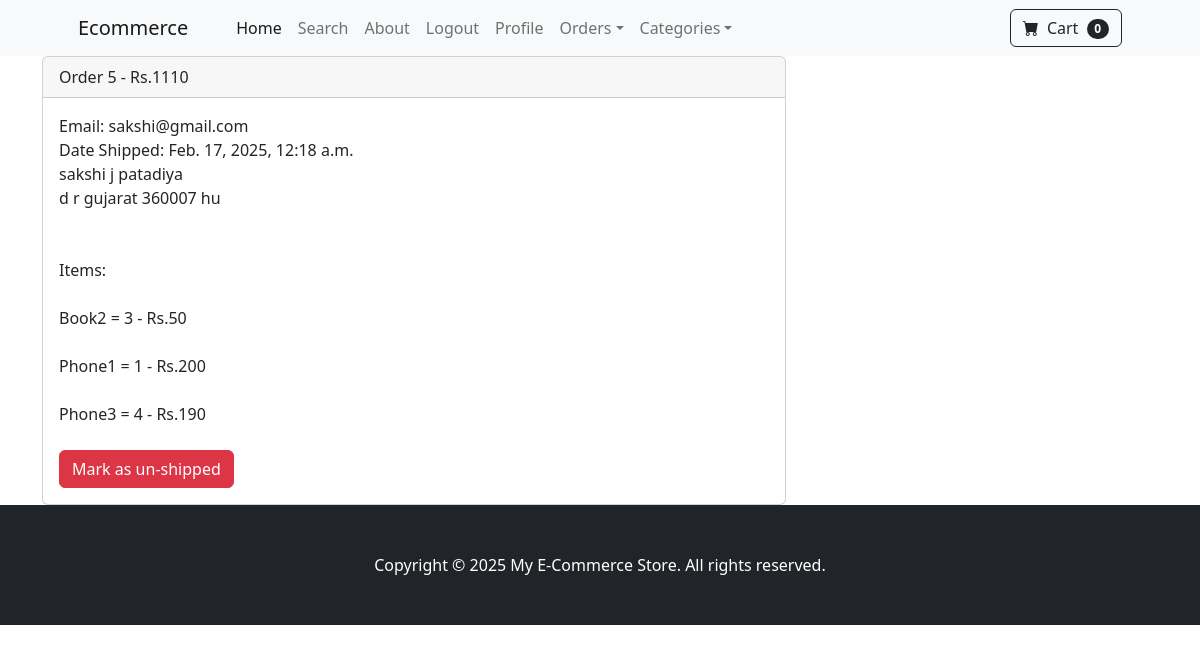
The page /payment/orders/5 (signed in) on the database its author committed.
### payment/models.py (models this page shows, shortened)
class Order(models.Model):
    user = models.ForeignKey(User, on_delete=models.CASCADE,null=True,blank=True)
    full_name = models.CharField(max_length=250)
    email = models.EmailField(max_length=250)
    shipping_address = models.TextField(max_length=1500)
    amount_paid = models.IntegerField()
    date_ordered = models.DateTimeField(auto_now_add=True)
    shipped = models. BooleanField(default=False)
    date_shipped = models.DateTimeField(blank=True,null=True)

class OrderItem (models.Model):
    order = models.ForeignKey(Order, on_delete=models.CASCADE,null=True)
    product = models.ForeignKey(Product, on_delete=models.CASCADE,null=True)
    user = models.ForeignKey(User, on_delete=models.CASCADE,null=True,blank=True)
    quantity = models.PositiveBigIntegerField(default=1)
    price = models.IntegerField()

### home/models.py (models this page shows)
class Product(models.Model):
    name = models.CharField(max_length=100)
    price = models.BigIntegerField(default=0)
    category = models.ForeignKey(Category, on_delete=models.CASCADE, default=1)
    description = models.CharField(max_length=250, default='', blank=True, null=True)
    image = models.ImageField(upload_to='uploads/products')
    on_sale = models.BooleanField(default=False)
    sale_price = models.BigIntegerField(default=0)
    def __str__(self):
        return self.name

### payment/views.py (the view, shortened to what this page needs)
# urls.py: path('orders/<int:pk>',views.orders,name="orders"),
def orders(request,pk):
    if request.user.is_authenticated and request.user.is_superuser:
        order=Order.objects.get(id=pk)
        items = OrderItem.objects.filter(order=pk)
        return render(request,"orders.html",{"order":order,"items":items})
    else:
        messages.success(request, 'Access Denied')
        return redirect('index')

### cart/cart.py (called while the page is built)
    def __len__(self):
        return len(self.cart)

### cart/context_processors.py (called while the page is built)
def cart(request):
    return {'cart':Cart(request)}

### payment/templates/orders.html (shortened to what this page needs)
{% extends 'base.html' %}
{% block content %}
<div class="container">
    <div class="row">
        <centre>
                <div class="col-8">
                    <div class="card">
                        <div class="card-header">
                          Order {{ order.id }} - Rs.{{ order.amount_paid }}
                        </div>
                        <div class="card-body">
                          Email: {{ order.email }}
                          <br>
                          {% if order.date_shipped %}
                            Date Shipped: {{ order.date_shipped }}
                          {% else %}
                            Date Ordered: {{ order.date_ordered }}
                          {% endif %}
                          <br>
                          {{ order.full_name }}
                          <br>
                          {{ order.shipping_address }}
                          <br><br><br>
                          Items:
                          <br><br>
                          {% for item in items %}
                            {{ item.product }} = {{ item.quantity }} - Rs.{{ item.price }}
                            <br><br>
                          {% endfor %}
                          {% if not order.shipped %}
                            <form method="POST" >
                                {% csrf_token %}
                                <input type="hidden" name="shipping_status" value="true">
                                <button type="submit" class="btn btn-secondary">Mark as shipped</button>
                            </form>
                          {% else %}
                            <form method="POST" >
                                <button type="submit" class="btn btn-danger">Mark as un-shipped</button>
                            </form>
                          {% endif %}
                        </div>
                      </div>
                </div>
        </centre>
    </div>
</div>
{% endblock %}

### rows shown on the page
Order: id "5", amount_paid "1110", email "sakshi@gmail.com", date_shipped "Feb. 17, 2025, 12:18 a.m.", full_name "sakshi j patadiya", shipping_address "d r gujarat 360007 hu"
OrderItem: product "Book2", quantity "3", price "50"
OrderItem: product "Phone1", quantity "1", price "200"
OrderItem: product "Phone3", quantity "4", price "190"

### other values the page prints
{{ cart|length }} "0"
